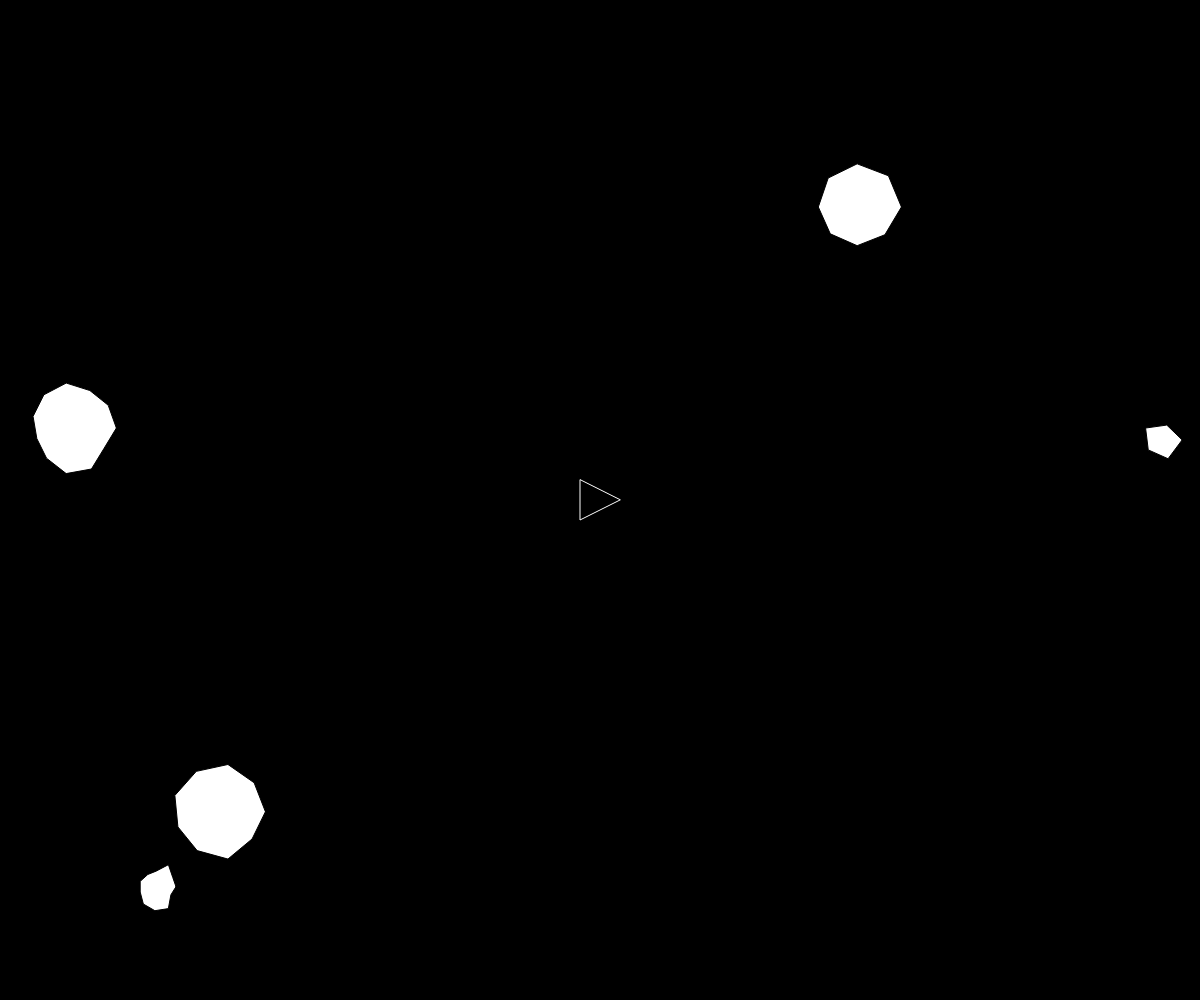
Frame 1 (no input)
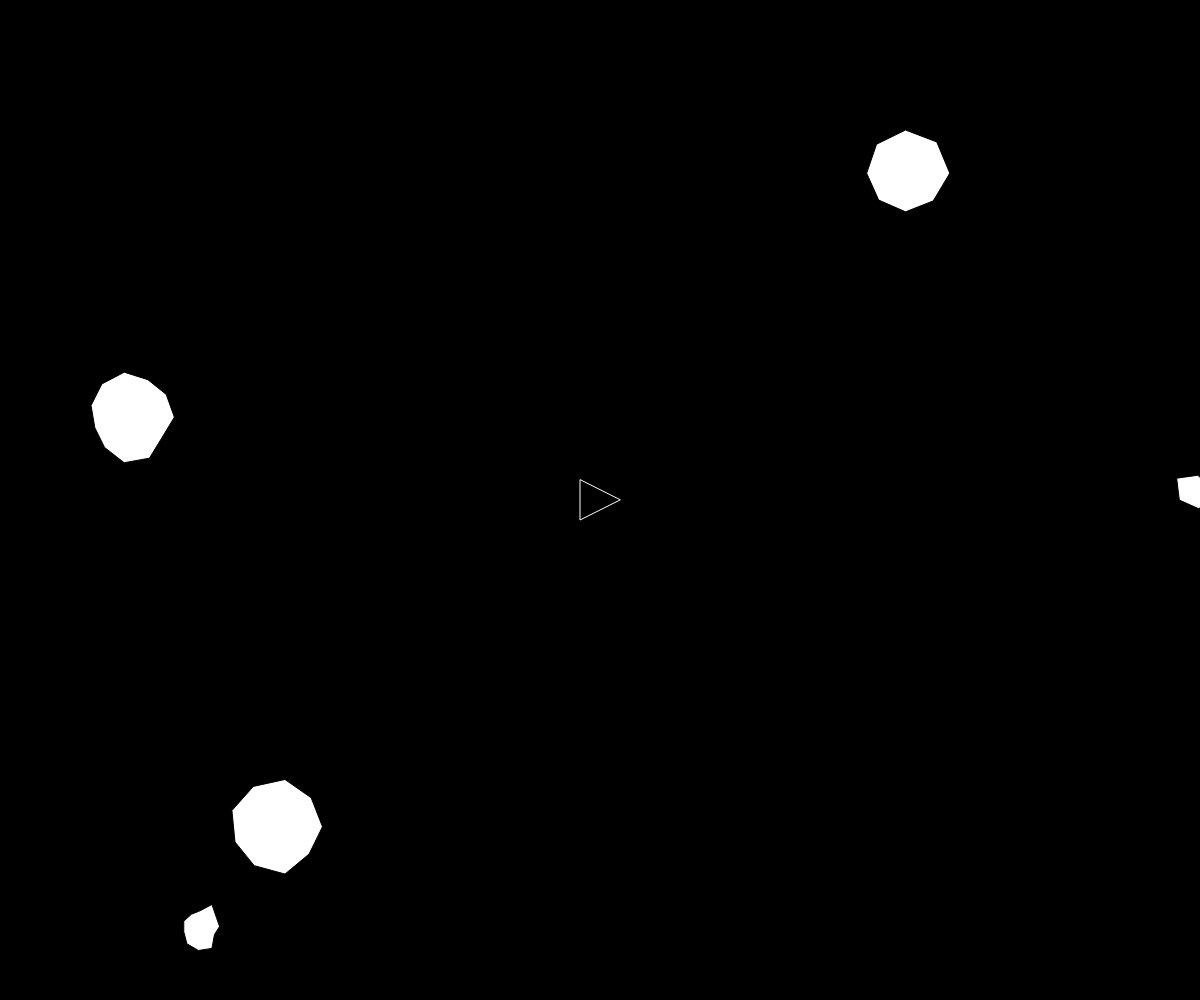
Frame 60 (no input)
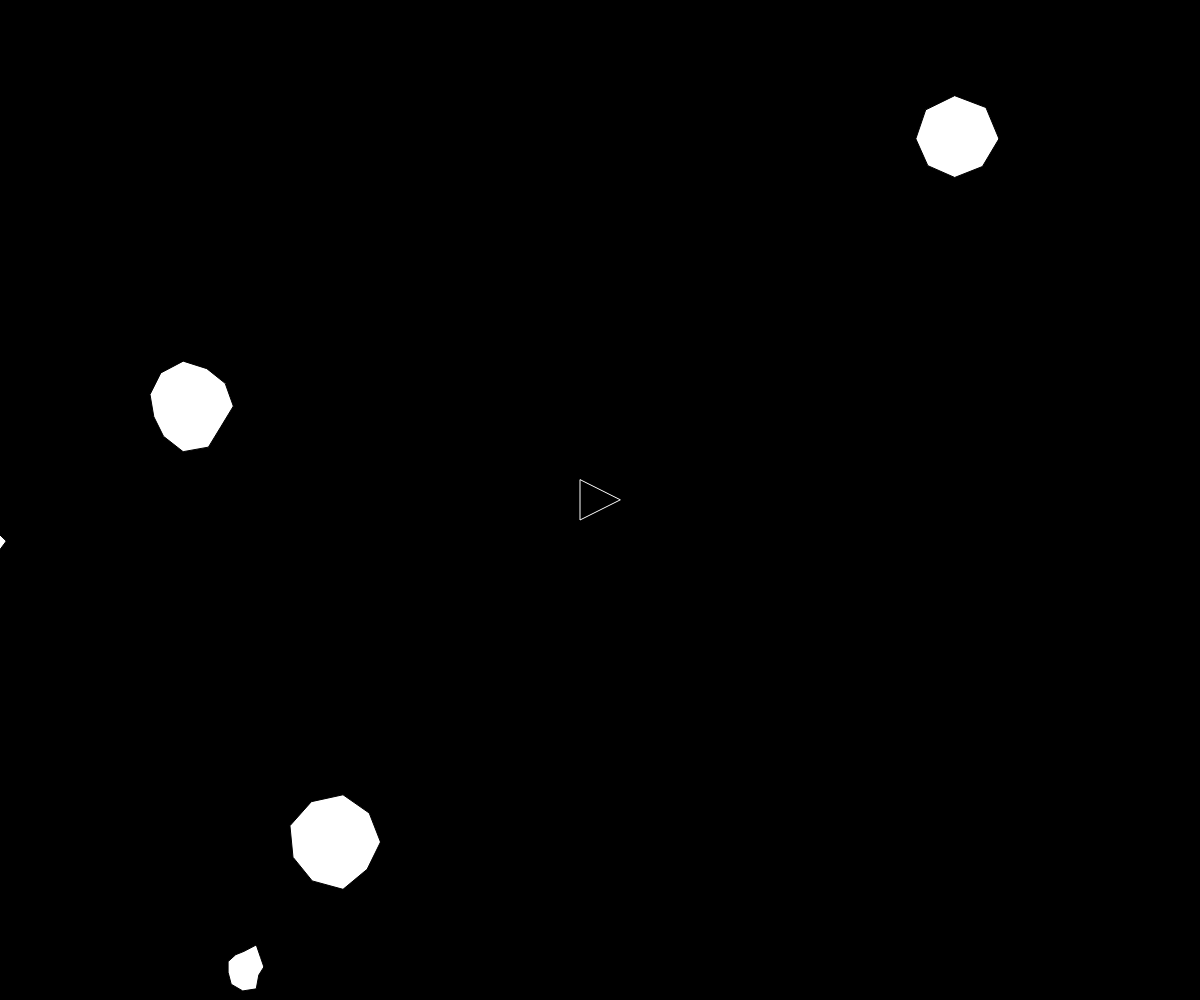
Frame 120 (the mouse pressed at the canvas centre since frame 60)

The p5.js sketch that drew these frames (run headless with seeded random() and noise() and a simulated clock; from frame 60 on, the mouse is pressed at the canvas centre):

// p5.js sketch
// ── sketch.js
var ship;
var asteroids = [];
function setup() {
  createCanvas(windowWidth, windowHeight);
  ship = new Ship();

  for (var i = 0; i < 5; i++){
    asteroids.push(new Asteroid());
  }

}

function draw() {
  background(0);
  ship.render();
  ship.turn();
  ship.update();
  ship.edges();

  for (var i = 0; i < asteroids.length ;i++) {
    asteroids[i].render();
    asteroids[i].update();
    asteroids[i].edges();    
  }
}

function keyReleased() {
  ship.setRotation(0);
  ship.boosting(false);
}

function keyPressed() {
  if(keyCode == RIGHT_ARROW) {
    ship.setRotation(0.1);
  } else if (keyCode == LEFT_ARROW) {
    ship.setRotation(-0.1);
  } else if (keyCode == UP_ARROW) {
    ship.boosting(true);
  }
}

// ── asteroid.js
function Asteroid() {
  this.pos = createVector(random(width), random(height));
  this.vel = p5.Vector.random2D();

  this.r = random(15,50);
  this.total = floor(random(5, 15));
  this.offset = [];

  for (var i = 0; i < this.total; i++) {
    this.offset[i] = random(-5, 5);
  }

  this.update = function() {
     this.pos.add(this.vel);
  }

  this.edges = function() {
    if (this.pos.x > width + this.r) {
      this.pos.x = -this.r;
    } else if (this.pos.x < -this.r) {
      this.pos.x = width + this.r;
    }

    if (this.pos.y > height + this.r) {
      this.pos.y = -this.r;
    } else if (this.pos.y < -this.r) {
      this.pos.y = height + this.r;
    }
  }

  this.render = function() {
    push();
    translate(this.pos.x, this.pos.y);
    // ellipse(0,0, this.r * 2);
    beginShape();
    for (i = 0; i < this.total; i++) {
      var angle = map(i, 0, this.total, 0, TWO_PI)
      var r = this.r + this.offset[i];
      var x = r * cos(angle);
      var y = r * sin(angle);
      vertex(x, y);
    }
    endShape(CLOSE);
    pop();
  }
}

// ── ironMan.js
class IronMan {
  constructor(ironManX, ironManY, size, ironManXSpeed, ironManYSpeed) {
    this.x = ironManX;
    this.y = ironManY;
    this.size = size;
    this.xSpeed = ironManXSpeed;
    this.ySpeed = ironManYSpeed;
  }

//Iron Man Object
  displayIM (){
    noStroke();
    fill(255);
    ellipse(this.x, this.y, this.size, this.size);
    this.x += this.xSpeed
    this.y += this.ySpeed
  }

// //Bounce
  wallHit(){
    if (this.x > width || this.x < 0){
      this.xSpeed *= -1;
    }

    if (this.y > height || this.y < 0){
      this.ySpeed *= -1;
    }
  }

//Iron Man's Aiming Style
  displayMouse() {
    noCursor();
    noFill();
    strokeWeight(.5);
    stroke(255);
    ellipse(mouseX + random(-3, 3), mouseY + random (-3, 3), 30, 30);
    ellipse(mouseX + random(-3, 3), mouseY + random (-3, 3), 1, 1);
  }


//Iron Man's Gun Style
  mouseClicked() {
    if (mouseIsPressed){
      push();
      strokeWeight(7);
      stroke(120,150,160,40);
      line (this.x, this.y, mouseX  + random (-5, 5), mouseY  + random (-5, 5));
      pop();

      push();
      strokeWeight(5);
      stroke(140,150,160);
      line (this.x, this.y, mouseX  + random (-5, 5), mouseY  + random (-5, 5));
      pop();

      push();
      strokeWeight(2);
      stroke(255);
      line (this.x, this.y, mouseX, mouseY);
      pop();
    }
  }

//Extra Information About Iron Man & Project
  displayInfo (){
    fill(255);
    textFont('Helvetica');
    textSize(10);
    text('Desktop use only.', 20, 20);

    var currentSpeed = (abs(this.xSpeed) + abs(this.ySpeed));
    textFont('Krona One');
    textSize(15);
    fill(255);
    text('Press W A S D to Move', 20, 60);
    text('Click mouse to shoot', 20, 80)
    text('Speed: '+currentSpeed+'k mph', 20, height - 20);
    text('Location: '+this.x+'.'+this.y, 20, height - 40);
  }


//Iron Man's power to move
  power() {
      switch (keyCode){
        case 87:
        this.ySpeed = this.ySpeed - 1;
        break;

        case 83:
        this.ySpeed = this.ySpeed + 1;
        break;

        case 65:
        this.xSpeed = this.xSpeed - 1;
        break;

        case 68:
        this.xSpeed = this.xSpeed + 1;
        break;
      }
    }
}

// ── ship.js
function Ship() {
  this.pos = createVector(width/2, height/2);
  this.r = 20;
  this.heading = 0;
  this.rotation = 0;
  this.vel = createVector(0,0);
  this.isBoosting = false;

  this.boosting = function(b) {
    this.isBoosting = b;
  }

  this.update = function() {
    if (this.isBoosting){
      this.boost();
    }
    this.pos.add(this.vel);
    this.vel.mult(0.99);
  }

  this.boost = function() {
     var force = p5.Vector.fromAngle(this.heading);
     force.mult(0.1);
     this.vel.add(force);
  }

  this.render = function() {
    push();
    translate(this.pos.x, this.pos.y);
    rotate(this.heading + PI / 2);
    noFill();
    stroke(255);
    triangle(-this.r, this.r, this.r, this.r, 0, -this.r);
    pop();
  }

  this.edges = function() {
    if (this.pos.x > width + this.r) {
      this.pos.x = -this.r;
    } else if (this.pos.x < -this.r) {
      this.pos.x = width + this.r;
    }

    if (this.pos.y > height + this.r) {
      this.pos.y = -this.r;
    } else if (this.pos.y < -this.r) {
      this.pos.y = height + this.r;
    }
  }

  this.setRotation = function(a) {
      this.rotation = a;
  }

  this.turn = function(angle) {
    this.heading += this.rotation;
  }

}
